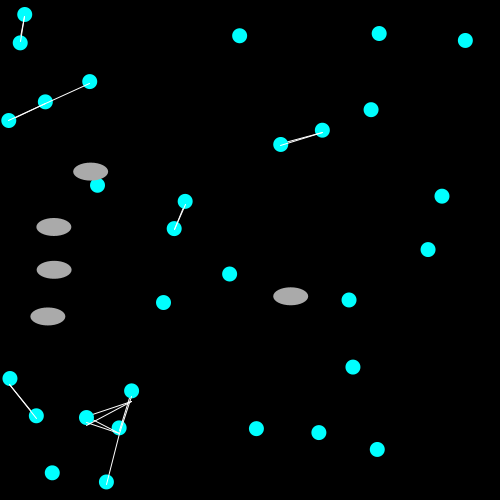
Frame 1 (no input)
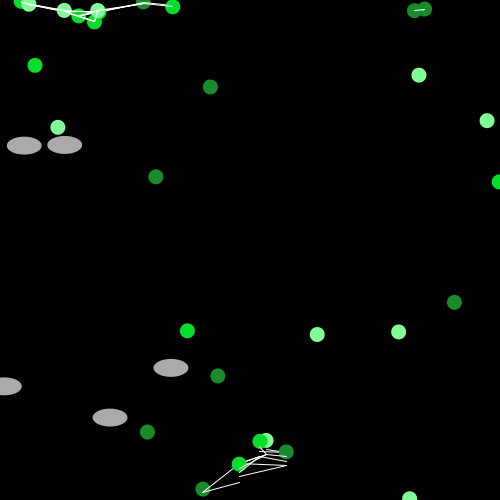
Frame 60 (the mouse pressed at the canvas centre just before this capture)
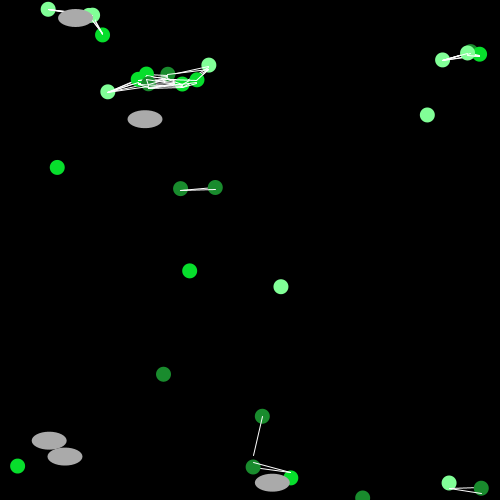
Frame 120 (the mouse held since frame 60 and released just before this capture)

The Processing sketch that drew these frames (run headless with seeded random() and noise(); from frame 60 on, the mouse is pressed at the canvas centre):

// Processing sketch: processing_42911
// ── processing_42911.pde

////BITCH, CREATE A COLOR ARRAY AND SET things[i].color to it


int NUM_THINGS = 30;
int NUM_BOUNCYS = 5;

// creating an (empty) global array with a
// capacity of 10 elements of type Ball
Bouncy[] bouncys = new Bouncy[NUM_THINGS];
Thing[] things = new Thing[NUM_THINGS];
color[] colors = {
  #81FF97, #198B2D, #07DE2C
};

void setup() 
{
  size(500, 500); 
  smooth();


  for (int i = 0; i < NUM_THINGS; i++) 
  {
    things[i] = new Thing();   // populating the array

    things[i].x = random(0, width);
    things[i].y = random(0, height);
    things[i].direction = random(0, 360);
  }
  
  for (int i = 0; i < NUM_BOUNCYS; i++) 
  {
    bouncys[i] = new Bouncy();   // populating the array

    bouncys[i].x = random(0, width);
    bouncys[i].y = random(0, height);
    bouncys[i].ySpeed = random(-3, 3);
    bouncys[i].xSpeed = random(-3, 3);
  }
}

void draw() 
{ 
  //bg is not conceptually part of the class
  background( 0, 0, 0);

  //call the method update everytime I draw
  for (int i = 0; i < NUM_THINGS; i++)
  {
    things[i].update();
    things[i].col = colors[i%3];
  }
  for (int i = 0; i < NUM_BOUNCYS; i++)
  {
    bouncys[i].col = #AAAAAA;
    bouncys[i].update();
  }
}


class Bouncy
{
  //parameters of my thing
  float myWidth = 35;
  float myHeight = 18;
  float x;
  float y;
  color col = #AAAAAA;
  float xSpeed = -1;
  float ySpeed = -1;
  float direction = 0;

  //Constructor function - same name as the class
  Bouncy()
  {
  }

  //method(s) for my thing
  void update()
  {

    //the result are the steps in the vertical and horizontal direction
    x = x + xSpeed;
    y = y + ySpeed;

    //direction++;

    //managing borders
    if (x > width)
    {
      xSpeed *= -1;
    }

    if (x < 0)
    {
      xSpeed *= -1;
    }

    if (y > height)
    {
      ySpeed *= -1;
    }

    if (y < 0)
    {
      ySpeed *= -1;
    }

    //draw the thing  
    fill(col);
    noStroke();
    ellipse(x, y, myWidth, myHeight);
  }
}

class Thing
{
  //parameters of my thing
float myDiameter = 15;
float x;
float y;
color col = #00FFFF;
float speed = -1;
float direction = 0;
boolean bounced = false;

//Constructor function - same name as the class
Thing()
{
}
void update()
{
  float dX = cos(radians(direction))*speed;
  float dY = sin(radians(direction))*speed;
  x = x + dX;
  y = y + dY;
  if (x > width)
  {
    x = 0;
    bounced = false;
  }

  if (x < 0)
  {
    x = width;
    bounced = false;
  }
  if (x < width/4)
  {
    bounced = false;
  }

  if (y > height)
  {
    y = 0;
    bounced = false;
  }

  if (y < 0)
  {
    y = height;
    bounced = false;
  }
  fill(col);
  noStroke();
  ellipse(x, y, myDiameter, myDiameter);
  for (int i = 0; i < NUM_THINGS; i++)
  {
    Bouncy check = bouncys[i % NUM_BOUNCYS];
    Thing other = things[i];
    if (this != other)
    {
      if (dist(x, y, other.x, other.y)<50)
      {
        if (bounced == false)  {
          y = y*19 + other.y;
          y /= 20;
          y *= 1.01;
          other.bounced = false;
        }
        if (bounced == true)  {
          y = y*19 + other.y;
          y /= 20;
          y *= .99;
        }
        stroke(255);
        line(x, y, other.x, other.y);
      }
      if (dist(x, y, check.x, check.y)<30)
      {
      check.col = #064CD3; 
      bounced = true;
      }
      
    }

  ////////////
}
}
}               
